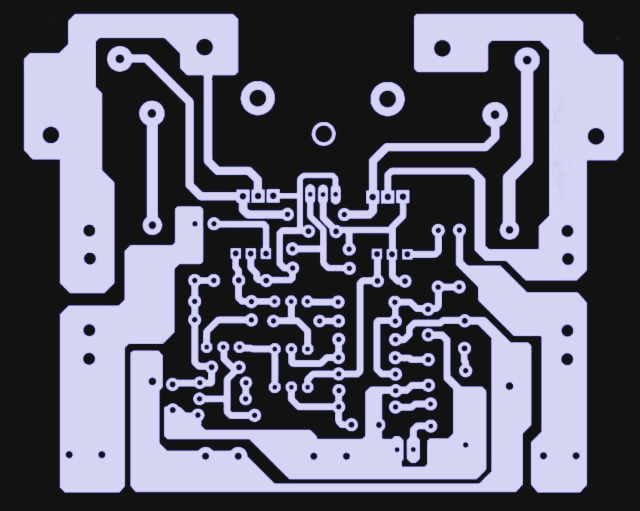
#> input picture ic image.jpeg, 1280 x 1021 px (shown at 1/2 size)
$ python -i image_processor.py   (imports and definitions only)
#> lines starting #> are read from the running program, lines starting #| are printed output that depends on the picture; after the words box and inside, x2 and y2 are one past the last pixel; in counts of white or black regions, pixels touching at a corner belong together
#> further down, picture is the input picture: shape (1021, 1280, 3); mean B, G, R 115.6, 99.1, 99.5
import cv2


# [172 lines left out: functions load_image, preprocess_image, detect_contours, get_external_contours, draw_contours, detect_pad_candidates and 2 more, not called in this run]

def create_copper_mask(image, min_component_area=8):
    """
    Create an initial binary mask of possible copper features.

    White (255): candidate copper regions
    Black (0): background and excluded regions
    """
#> called with min_component_area = 8
    import cv2
    import numpy as np

    gray = cv2.cvtColor(
        image,
        cv2.COLOR_BGR2GRAY
    )
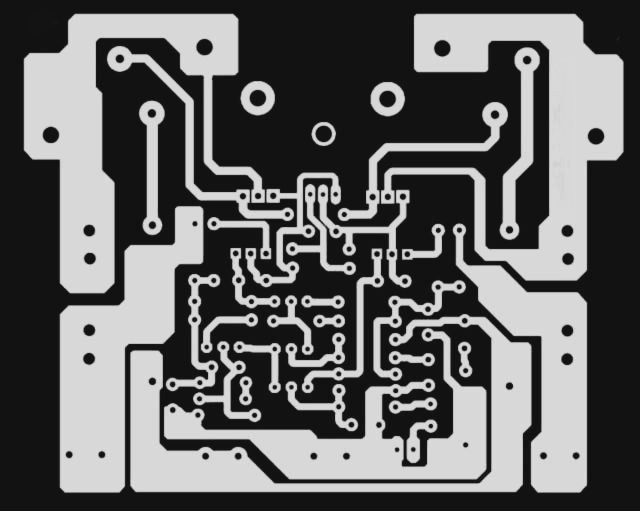
#> gray: shape (1021, 1280) (shown at 1/2 size); min 9, max 227, mean 101.1

    # Separate dark features from the lighter background
    _, mask = cv2.threshold(
        gray,
        0,
        255,
        cv2.THRESH_BINARY_INV + cv2.THRESH_OTSU
    )
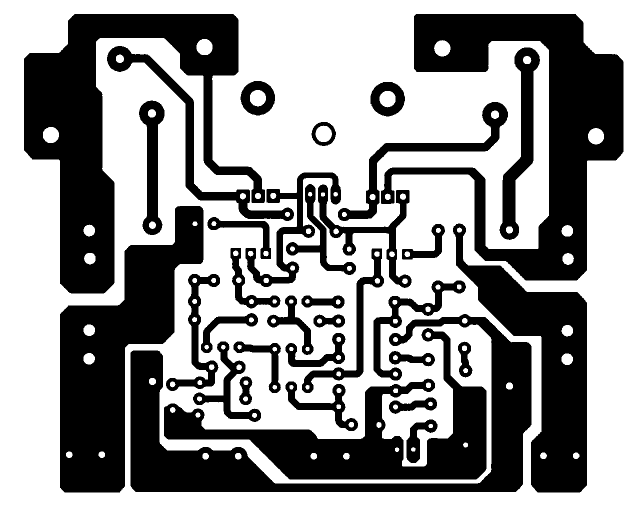
#> mask: shape (1021, 1280) (shown at 1/2 size); 57.8% white; 35 black regions, largest, box (x1, y1, x2, y2) and area: (48, 28, 530, 587) 90919, (762, 28, 1247, 561) 90683, (120, 412, 407, 985) 73292

    # Connect small gaps within candidate copper regions
    kernel = cv2.getStructuringElement(
        cv2.MORPH_RECT,
        (3, 3)
    )

    mask = cv2.morphologyEx(
        mask,
        cv2.MORPH_CLOSE,
        kernel
    )
#> mask: shape (1021, 1280); 57.9% white; 35 black regions, largest, box (x1, y1, x2, y2) and area: (48, 28, 530, 587) 90917, (762, 28, 1247, 561) 90678, (120, 412, 407, 985) 73290

    # Remove regions connected to the image border
    count, labels, stats, _ = cv2.connectedComponentsWithStats(
        mask,
        connectivity=8
    )
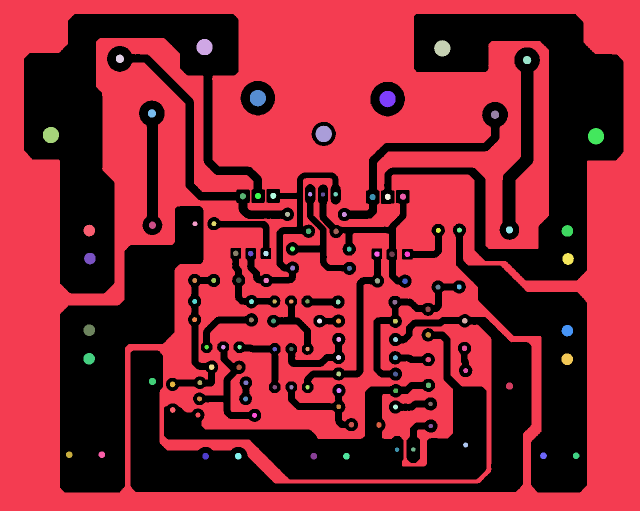
#> labels: shape (1021, 1280) int32 (shown at 1/2 size); 124 distinct labels, from 0 to 123; one colour per label, 0 black
#> count = 124; stats = 124 rows, first 6: [48, 28, 1199, 957, 550820], [0, 0, 1280, 1021, 736661], [393, 78, 32, 32, 830], [868, 80, 33, 33, 826], [232, 109, 16, 17, 219], [1046, 112, 17, 16, 216]

    cleaned = np.zeros_like(mask)

    height, width = mask.shape
#> height = 1021; width = 1280

    border_labels = set(labels[0, :])
#> border_labels = 1 item
    border_labels.update(labels[height - 1, :])
    border_labels.update(labels[:, 0])
    border_labels.update(labels[:, width - 1])
    border_labels.discard(0)

    for label in range(1, count):
        area = stats[label, cv2.CC_STAT_AREA]

        if label in border_labels:
            continue

        if area < min_component_area:
            continue

        cleaned[labels == label] = 255
#> this loop made 123 passes
#> area on passes 1 to 12: 736661, 830, 826, 219, 216, 841, 835, 216, 220, 846, 828, 832
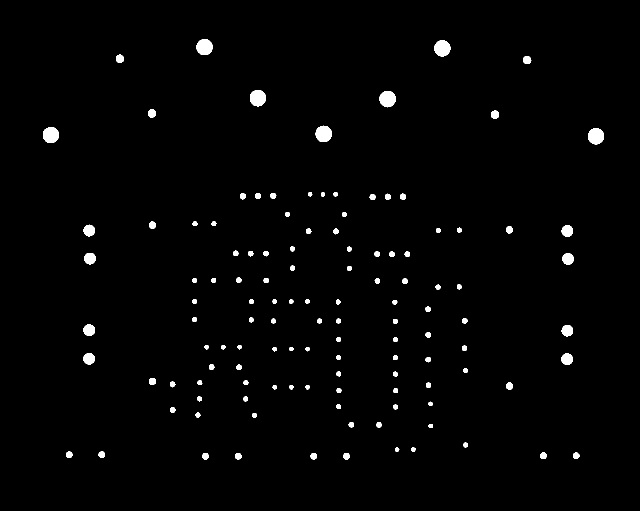
#> cleaned: shape (1021, 1280) (shown at 1/2 size); 1.5% white; 122 white regions, largest, box (x1, y1, x2, y2) and area: (631, 251, 664, 284) 846, (500, 180, 532, 213) 841, (759, 182, 791, 215) 835

    return cleaned

# [116 lines left out: functions detect_copper_regions, detect_circular_external_contours, not called in this run]

>>> import cv2
>>> picture = cv2.imread('../ic image.jpeg')
>>> result = create_copper_mask(picture)
